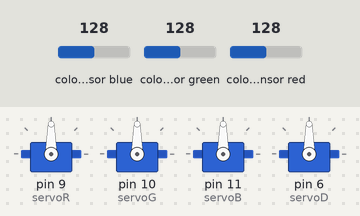
A sketch run on a simulated Arduino Uno, built with avr-gcc and run on an emulated ATmega328P. On the bench: 4 × servo. The test bench sets the inputs (shaded band); at power-on: colour sensor blue 128, colour sensor green 128, colour sensor red 128. What the sketch prints to the serial monitor is not drawn.

Above: at 0.1 s.
At 1.1 s:
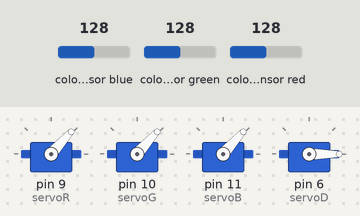
Timing chart, 0 to 2.6 s (numbered marks = the images above):
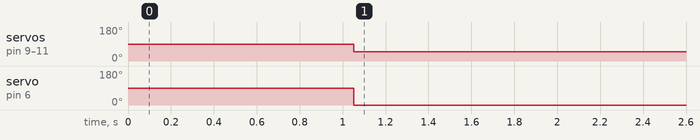

Measured:
- by itself, servo on pin 9 (servoR), servo on pin 10 (servoG), servo on pin 11 (servoB): 90° → 48° at 1.1 s
- by itself, servo on pin 6 (servoD): 90° → 0° at 1.1 s

The sketch:

servowithcolorsensor.ino
```cpp
#include <Wire.h>
#include "Adafruit_TCS34725.h"
#include <Servo.h>

Adafruit_TCS34725 tcs = Adafruit_TCS34725(TCS34725_INTEGRATIONTIME_50MS, TCS34725_GAIN_4X);
float calibR = 1.0;
float calibG = 1.0;
float calibB = 1.0;
Servo servoR;
Servo servoG;
Servo servoB;
Servo servoD;
Servo myServo;

void setup() {
  Serial.begin(9600);
  servoR.attach(9);    // Attach the servo to pin 9
  servoG.attach(10); // Attach the servo to pin 10
  servoB.attach(11);
  servoD.attach(6);  // Attach the servo to pin 11
  calibrateSensor();
}

void loop() {
  uint16_t r, g, b, c;

  tcs.getRawData(&r, &g, &b, &c);
  r *= calibR;
  g *= calibG;
  b *= calibB;
  r = constrain(r, 0, 255);
  g = constrain(g, 0, 255);
  b = constrain(b, 0, 255);

  Serial.print("R: "); Serial.print(r, DEC); Serial.print(" ");
  Serial.print("G: "); Serial.print(g, DEC); Serial.print(" ");
  Serial.print("B: "); Serial.print(b, DEC); Serial.print(" ");
  Serial.print("C: "); Serial.print(c, DEC); Serial.print(" ");
  Serial.println(" ");


    if (r > g && r > b && r > 100) {
     moveServo(servoD, 90);
     Serial.println("R");
     moveServo(servoR, 0);
    } else if (g > r && g > b && g > 100) {
      moveServo(servoD, 90);
      Serial.println("G");
      moveServo(servoG, 0);
    } else if (b > r && b > g && b > 100) {
      moveServo(servoD, 90);
      Serial.println("B");
      moveServo(servoB, 0);
    }

  delay(1000);

  stopServos();
}

void calibrateSensor() {
  calibR = 1.2;
  calibG = 1.8;
  calibB = 2.2;
}

void moveServo(Servo &servo, int angle) {
  servo.write(angle);
  //delay(5000);
  }
void stopServos() {
  servoR.write(48); //need to cali
  servoG.write(48);
  servoB.write(48);
  servoD.write(0);
}
```
